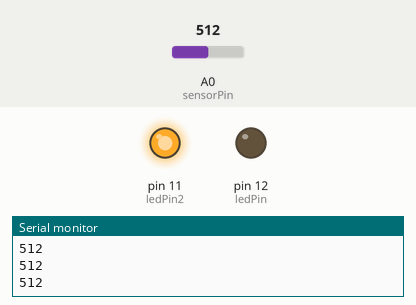
The sketch below on a simulated Arduino Uno, built with avr-gcc and run on an emulated ATmega328P. On the bench: output pins drawn as LEDs (lit = HIGH), the last lines printed to the serial monitor. The inputs (shaded band) are chosen by the test bench; at power-on: A0 (sensorPin) = 512.

Above: at 1.2 s.
1.3 s: A0 (sensorPin) set to 360
2.8 s: A0 (sensorPin) set to 334
At 3.4 s:
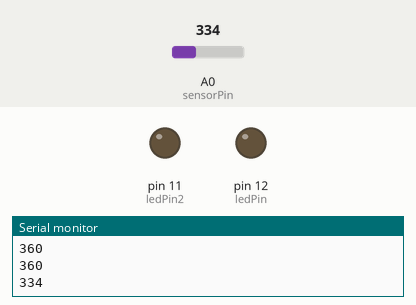
4.5 s: A0 (sensorPin) set to 710
At 5.7 s:
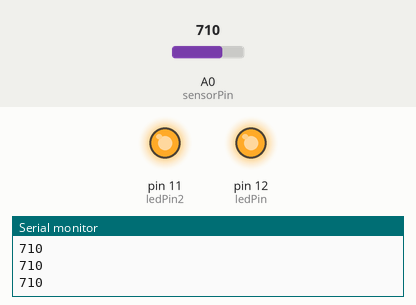
6.0 s: A0 (sensorPin) set to 682
At 7.0 s:
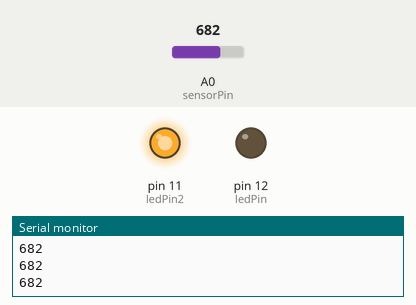
7.5 s: A0 (sensorPin) set to 716
At 8.1 s:
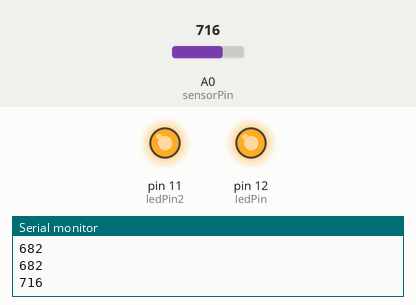
Timing chart, 0 to 10.0 s (numbered marks = the images above; inputs shaded):
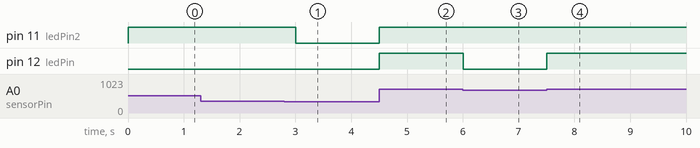

The sketch:

Serial_Analog.ino
```cpp
int sensorPin = A0;   // select the input pin for the potentiometer
int ledPin = 12;      // select the pin for the LED
int ledPin2 = 11;      // select the pin for the LED
int sensorValue = 0;  // variable to store the value coming from the sensor

void setup() {
  // declare the ledPin as an OUTPUT:
  Serial.begin(9600);
  pinMode(ledPin, OUTPUT);
  pinMode(ledPin2, OUTPUT);
}

void loop() {

  sensorValue = analogRead(sensorPin);
  if (sensorValue > 700){
    digitalWrite(ledPin, HIGH);
    digitalWrite(ledPin2, HIGH);
  } else if (sensorValue > 350) {
    digitalWrite(ledPin, LOW);
    digitalWrite(ledPin2, HIGH);
  } else {
    digitalWrite(ledPin, LOW);
    digitalWrite(ledPin2, LOW);
  }
  delay(300);
  Serial.println(sensorValue);
  // digitalWrite(ledPin, HIGH);
  // delay(sensorValue);
  // digitalWrite(ledPin, LOW);
  // delay(sensorValue);
}
```

Measured:
- the behaviour switches between 351 and 350 on A0 (sensorPin) (found by bisection; images 0 and 1)
- the behaviour switches between 701 and 700 on A0 (sensorPin) (found by bisection; images 2 and 3)
- after the input at 2.8 s, pin 11 (ledPin2): HIGH → LOW after 0.20 s
- after the input at 4.5 s, pin 11 (ledPin2), pin 12 (ledPin): LOW → HIGH at once
- after the input at 6.0 s, pin 12 (ledPin): HIGH → LOW at once
- after the input at 7.5 s, pin 12 (ledPin): LOW → HIGH at once
